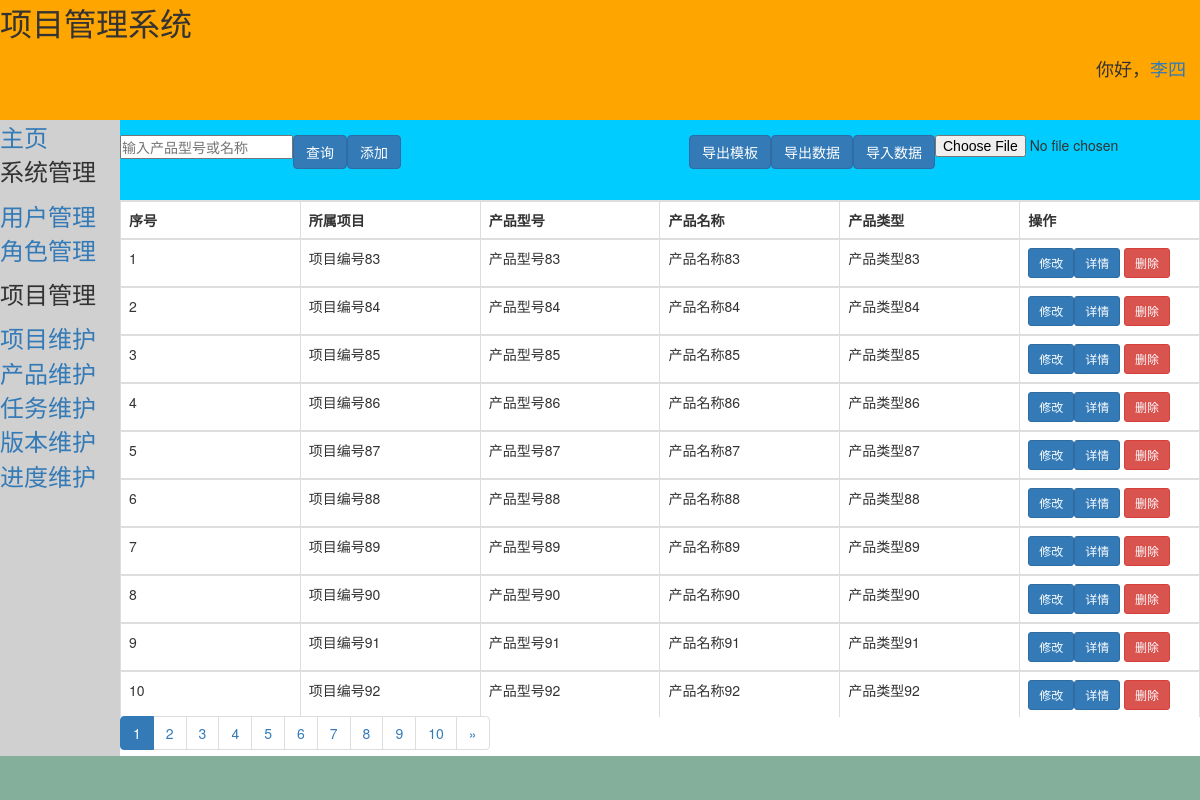
The page /project/product/ (signed in) on the database its author committed.
### login/models.py (models this page shows)
class User(AbstractUser):
    area = models.CharField(max_length=20, verbose_name='地区')
    class Meta:
        verbose_name = '用户'
        verbose_name_plural = '用户'
        ordering = ['id']

### project/models.py (models this page shows)
class Product(models.Model):
    projects = models.ForeignKey(
        Project,
        to_field='project_num',
        on_delete=models.CASCADE,
        related_name='to_product',
        verbose_name='所属项目', )
    product_model = models.CharField(max_length=30, unique=True, primary_key=True, verbose_name='产品型号')
    product_name = models.CharField(max_length=30, verbose_name='产品名称')
    product_type = models.CharField(max_length=20, verbose_name='产品类型')
    create_time = models.DateTimeField(auto_now_add=timezone.now, verbose_name='创建时间')
    class Meta:
        verbose_name = '产品'
        verbose_name_plural = '产品'
        ordering = ['-create_time']

class Project(models.Model):
    project_num = models.CharField(max_length=30, unique=True, primary_key=True, verbose_name='项目编号')
    project_name = models.CharField(max_length=30, verbose_name='项目名称')
    project_manager = models.CharField(max_length=20, verbose_name='项目经理')
    create_time = models.DateTimeField(auto_now_add=timezone.now, verbose_name='创建时间')
    class Meta:
        verbose_name = '项目'
        verbose_name_plural = '项目'

### project/views.py (the view)
# urls.py: path('product/', views.product, name='product'),
@login_required
def product(request):
    del_id = request.GET.get('del_id', '')
    page = request.GET.get('page', 1)
    search_data = request.GET.get('search', '')
    detail = request.GET.get('detail', '')
    if del_id:     # 删除数据
        Product.objects.get(product_model=del_id).delete()
        red_path = '?page='+str(page)
        return HttpResponseRedirect(reverse('project:product')+red_path)
    if search_data:   # 模糊查询
        product_list = Product.objects.filter(
            Q(product_model__contains=search_data)|Q(product_name__contains=search_data)
        )
    elif detail:
        product_list = Product.objects.filter(projects__project_num=detail)
    else:
        product_list = Product.objects.all()    # 查询全部数据
    count_page = 10    # 按每页count_page条数据分页
    paginator = Paginator(product_list, count_page)
    start = (int(page)-1)*count_page
    try:
        product_data = paginator.page(page)
    except PageNotAnInteger:
        product_data = paginator.page(1)
    except EmptyPage:
        product_data = paginator.page(paginator.num_pages)
    context = {
        'product_data': product_data,
        'start': start,
        'search_data': search_data,
        'username': request.user.first_name,
    }
    return render(request, 'project/product.html', context)

### project/templates/project/product.html (shortened to what this page needs)
{% extends 'login/base.html' %}
    {% block rightup %}
    <form action="{% url 'project:product_import'%}" method="post" enctype="multipart/form-data" role="form">
        <div class="form-group">
        <input type="file" name="product_file" required style="display:inline-block;float: right;">
        <button type="submit" class="btn btn-primary" style="display:inline-block;float: right;">导入数据</button>
        </div>
    </form>
    <form action="" method="get" role="form">
        <div class="form-group">
        <input type="text" name="search" required style="display:inline-block;float:left;" placeholder="输入产品型号或名称">
        <button type="submit" class="btn btn-primary" style="display:inline-block;float:left;">查询</button>
        </div>
    </form>
    <a href="{% url 'project:product_download' 1 %}">
        <button class="btn btn-primary" type="button" style="display:inline-block;float: right;">导出数据</button>
    </a>
    <a href="{% url 'project:product_download' 2 %}">
        <button class="btn btn-primary" type="button" style="display:inline-block;float: right;">导出模板</button>
    </a>
    <button class="btn btn-primary" data-toggle="modal" data-target="#add" style="display:inline-block;float: left;">添加</button>
    {% endblock rightup %}
    {% block right %}
    <table class="table table-hover table-bordered">
        <TR>
            <th>序号</th>
            <th>所属项目</th>
            <th>产品型号</th>
            <th>产品名称</th>
            <th>产品类型</th>
            <th>操作</th>
        </TR>
        {% for product in product_data %}
            <TR>
                <TD>{{forloop.counter|add:start}}</TD>
                <td>{{product.projects.project_num}}</td>
                <TD>{{product.product_model}}</TD>
                <TD>{{product.product_name}}</TD>
                <TD>{{product.product_type}}</TD>
                <TD>
                    <button class="btn btn-primary btn-sm" >
                        <a href="/project/task?detail={{product.to_task.all.0.task_num}}" style="color:white;">详情</a>
                    </button>
                    <button class="btn btn-danger btn-sm" data-toggle="modal" data-target="#my{{product.product_model}}">删除</button>
                    <button class="btn btn-primary btn-sm" data-toggle="modal" data-target="#{{product.product_model}}" style="display:inline-block;float: left;">修改</button>
                </TD>
            </TR>
        {% endfor%}
    </table>
    {% endblock right %}
 {% block rightdown %}
    <nav aria-label="Page navigation">
        <ul class="pagination">
            {% for pg in product_data.paginator.page_range %}
                {% if product_data.number == pg %}
                    <li class="active">
                        <a href="?search={{search_data}}&page={{pg}}">{{pg}}</a>
                    </li>
                {% else %}
                    <li>
                        <a href="?search={{search_data}}&page={{pg}}">{{pg}}</a>
                    </li>
                {% endif %}
            {% endfor %}
            {% if product_data.has_next %}
                <li>
                    <a href="?page={{product_data.next_page_number}}&search={{search_data}}" aria-label="Next">
                        <span aria-hidden="true">&raquo;</span>
                    </a>
                </li>
            {% endif %}
        </ul>
    </nav>
{% endblock rightdown %}

### login/templates/login/base.html (shortened to what this page needs)
<!DOCTYPE html>
{% load static %}
<html lang="en">
<head>
    <link rel="stylesheet" href="{% static 'bootstrap-3.3.7-dist/css/bootstrap.min.css' %}">
</head>
<body>
        <div class="top">
            <p><font size="6">项目管理系统</font></p>
            <p align="right"><font size="4">你好，<a href="#">{{username}}</a></font>&emsp;</p>
        </div>
		<div class="left">
            <font size="5">
                <a href="{% url 'login:homepage' %}" >主页</a>
                <p>系统管理</p>
                <ul>
                    <li><a href="{% url 'system:user' %}">用户管理</a></li>
                    <li><a href="{% url 'system:role' %}">角色管理</a></li>
                </ul>
            <p>项目管理</p>
                <ul>
                    <li><a href="{% url 'project:project' %}">项目维护</a></li>
                    <li><a href="{% url 'project:product' %}">产品维护</a></li>
                    <li><a href="{% url 'project:task' %}">任务维护</a></li>
                    <li><a href="{% url 'project:vision' %}">版本维护</a></li>
                    <li><a href="{% url 'project:progress' %}">进度维护</a></li>
                </ul>
            </font>
        </div>
		<div class="rightup">
            <div class="inner">
                {% block rightup %}
                {% endblock rightup %}
            </div>
        </div>
		<div class="right">
            <div class="inner">
                {% block right %}
                {% endblock right %}
            </div>
        </div>
        <div class="rightdown">
            <div class="inner">
                {% block rightdown %}
                {% endblock rightdown %}
            </div>
        </div>
		<div class="bottom"></div>
</body>
</html>

### login/templates/login/base.html (style rules this page uses)
.top { height:15%; position:absolute; top:0%; left:0%; right:0%; background-color:orange; }
.left { position:absolute; top:15%; left:0%; bottom:5%; width:10%; background-color:#D0D0D0; }
.rightup { position:absolute; top:15%; left:10%; right:0%; height:10%; background-color:#00CCFF; }
.right { position:absolute; top:25%; left:10%; right:0%; height:64.5%; background-color:white; }
.rightdown { position:absolute; height:0%; left:10%; right:0%; bottom:13%; background-color:white; }
.bottom { position:absolute; left:0%; right:0%; bottom:0%; height:5.5%; background-color:#84AF9B; }
.inner { min-height:20px; }
* { margin: 0; padding: 0; }
table { border-spacing: 0; border-collapse: collapse; }
table thead, tbody tr { display: table; width: 100%; table-layout: fixed; }

### rows shown on the page
User: first_name "李四"
Product: projects.project_num "项目编号83", product_model "产品型号83", product_name "产品名称83", product_type "产品类型83"
Product: projects.project_num "项目编号84", product_model "产品型号84", product_name "产品名称84", product_type "产品类型84"
Product: projects.project_num "项目编号85", product_model "产品型号85", product_name "产品名称85", product_type "产品类型85"
Product: projects.project_num "项目编号86", product_model "产品型号86", product_name "产品名称86", product_type "产品类型86"
Product: projects.project_num "项目编号87", product_model "产品型号87", product_name "产品名称87", product_type "产品类型87"
Product: projects.project_num "项目编号88", product_model "产品型号88", product_name "产品名称88", product_type "产品类型88"
Product: projects.project_num "项目编号89", product_model "产品型号89", product_name "产品名称89", product_type "产品类型89"
Product: projects.project_num "项目编号90", product_model "产品型号90", product_name "产品名称90", product_type "产品类型90"
Product: projects.project_num "项目编号91", product_model "产品型号91", product_name "产品名称91", product_type "产品类型91"
Product: projects.project_num "项目编号92", product_model "产品型号92", product_name "产品名称92", product_type "产品类型92"

### other values the page prints
{{ pg }} "1"
{{ pg }} "2" "3" "4" "5" "6" "7" "8" "9" "10"
